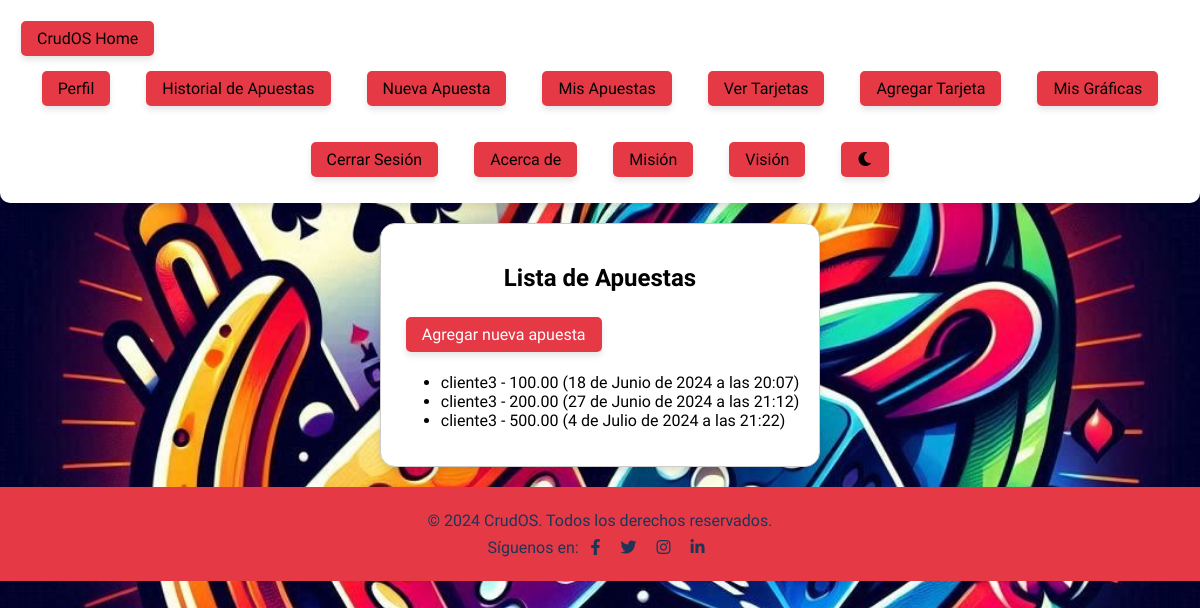
/clientes/apuestas/ (signed in), run on the app's committed database.
### clientes/models.py (models this page shows, shortened)
class Apuesta(models.Model):
    cliente = models.ForeignKey(Cliente, on_delete=models.CASCADE)  # Relación con el modelo Cliente
    monto = models.DecimalField(max_digits=10, decimal_places=2)  # Monto de la apuesta
    fecha = models.DateTimeField(auto_now_add=True)  # Fecha de la apuesta

class Cliente(models.Model):
    SEXO_CHOICES = [
        ('M', 'Masculino'),
        ('F', 'Femenino'),
        ('O', 'Otro'),
    ]
    ESTADO_CIVIL_CHOICES = [
        ('S', 'Soltero/a'),
        ('C', 'Casado/a'),
        ('D', 'Divorciado/a'),
        ('V', 'Viudo/a'),
    ]
    user = models.OneToOneField(User, on_delete=models.CASCADE)  # Relación uno a uno con el modelo User
    nombre = models.CharField(max_length=100)  # Nombre del cliente
    apellido_paterno = models.CharField(max_length=100, default='Apellido Paterno')  # Apellido paterno del cliente
    apellido_materno = models.CharField(max_length=100, default='Apellido Materno')  # Apellido materno del cliente
    direccion = models.CharField(max_length=255, default='Dirección desconocida')  # Dirección del cliente
    codigo_postal = models.CharField(max_length=10, default='00000')  # Código postal del cliente
    estado = models.CharField(max_length=100, default='Estado')  # Estado donde reside el cliente
    municipio = models.CharField(max_length=100, default='Municipio')  # Municipio donde reside el cliente
    estado_civil = models.CharField(max_length=1, choices=ESTADO_CIVIL_CHOICES, default='S')  # Estado civil del cliente
    sexo = models.CharField(max_length=1, choices=SEXO_CHOICES, default='M')  # Sexo del cliente
    dia_nacimiento = models.IntegerField(default=1)  # Día de nacimiento del cliente
    mes_nacimiento = models.IntegerField(default=1)  # Mes de nacimiento del cliente
    anio_nacimiento = models.IntegerField(default=2000)  # Año de nacimiento del cliente
    email = models.EmailField(unique=True)  # Email del cliente
    telefono = models.CharField(max_length=15, default='Sin teléfono', validators=[RegexValidator(regex=r'^\+?1?\d{9,15}$')])  # Teléfono del cliente
    fecha_registro = models.DateTimeField(auto_now_add=True)  # Fecha de registro del cliente
    class Meta:
        indexes = [
            models.Index(fields=['email']),
            models.Index(fields=['telefono']),
        ]

### clientes/views.py (the view)
# urls.py: path('apuestas/', views.apuestas_list, name='apuestas_list'),  # Lista de apuestas
@login_required
def apuestas_list(request):
    if request.user.is_staff:
        apuestas = Apuesta.objects.all()
    else:
        cliente = get_object_or_404(Cliente, user=request.user)
        apuestas = Apuesta.objects.filter(cliente=cliente)
    paginator = Paginator(apuestas, 25)  # Mostrar 25 apuestas por página
    page = request.GET.get('page')
    try:
        apuestas_paged = paginator.page(page)
    except PageNotAnInteger:
        apuestas_paged = paginator.page(1)
    except EmptyPage:
        apuestas_paged = paginator.page(paginator.num_pages)
    return render(request, 'clientes/apuestas_list.html', {'apuestas': apuestas_paged})

### clientes/templates/clientes/apuestas_list.html (shortened to what this page needs)
{% extends 'clientes/base.html' %}
{% block content %}
<div class="form-container">
    <h2>Lista de Apuestas</h2>
    <button class="nav-button" onclick="location.href='{% url 'apuesta_create' %}'">Agregar nueva apuesta</button>
    <ul class="bet-list">
        {% for apuesta in apuestas %}
            <li class="bet-item">
                <span>{{ apuesta.cliente.nombre }} - {{ apuesta.monto }} ({{ apuesta.fecha }})</span>
            </li>
        {% endfor %}
    </ul>
</div>
{% endblock %}

### static/css/styles.css (style rules this page uses)
:root { --primary-color: #e63946; --secondary-color: #1d3557; --accent-color: #f77f00; --background-color: #ffffff; --text-color: #000000; --light-bg: #f1faee; --dark-bg: #1d3557; --light-text: #1d3557; --dark-text: #f1faee; --dark-bg-gray: #1d3557; --dark-secondary-gray: #457b9d; --button-hover: #a8dadc; --input-border: #e63946; }
body { font-family: 'Artmy Ornament', sans-serif; margin: 0; padding: 0; transition: background-color 0.3s, color 0.3s; text-align: center; color: var(--text-color); display: flex; flex-direction: column; justify-content: center; align-items: center; background-color: var(--background-color); background-image: url("/static/img/Fondo.jpg"); background-repeat: no-repeat; background-size: cover; background-position: center center; background-attachment: fixed; }
body.light-mode { background-color: var(--background-color); color: var(--text-color); }
.nav-link, .nav-button { color: var(--background-color); text-decoration: none; padding: 0.5rem 1rem; border-radius: 5px; transition: background-color 0.3s ease, transform 0.3s ease; background-color: var(--primary-color); border: none; cursor: pointer; font-size: 16px; display: inline-block; text-align: center; margin: 5px; box-shadow: 0 4px 6px rgba(0, 0, 0, 0.1); font-family: 'Artmy Ornament', sans-serif; }
.form-container { max-width: 800px; margin: 20px auto; padding: 20px; border: 1px solid var(--input-border); border-radius: 15px; transition: background-color 0.3s, border-color 0.3s; font-family: 'Artmy Ornament', sans-serif; text-align: left; box-shadow: 0 4px 6px rgba(0, 0, 0, 0.1); background-color: var(--background-color); color: var(--text-color); }
.form-container.light-mode { background-color: var(--background-color); border-color: #ccc; color: var(--text-color); }
.form-container h2, .form-container h1 { text-align: center; margin-bottom: 20px; }

### data on the page
Apuesta: cliente.nombre "cliente3", monto "100.00", fecha "18 de Junio de 2024 a las 20:07"
Apuesta: cliente.nombre "cliente3", monto "200.00", fecha "27 de Junio de 2024 a las 21:12"
Apuesta: cliente.nombre "cliente3", monto "500.00", fecha "4 de Julio de 2024 a las 21:22"
